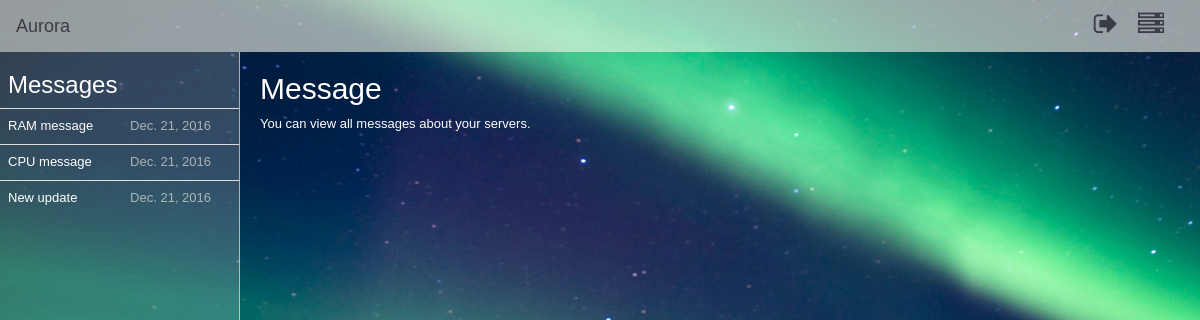
Page /messages/0 (signed in) on the earlier database version.
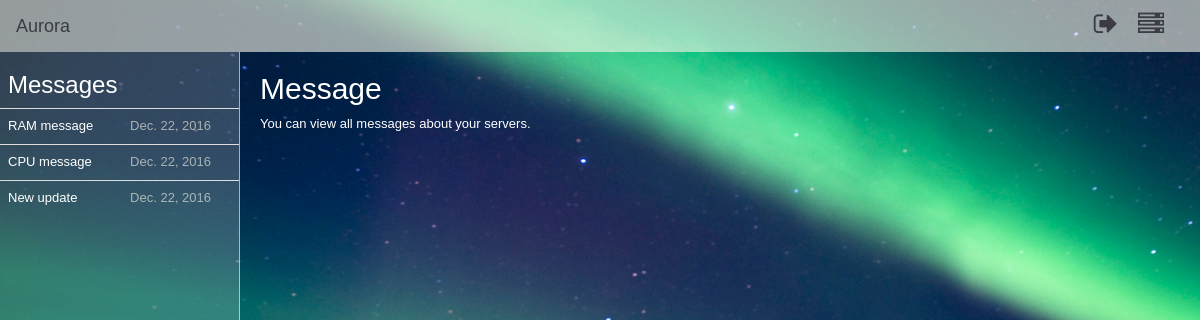
Same page on the later database version.
### AuroraPlus/models.py (models this page shows)
class Messages(models.Model):
    ID = models.AutoField(primary_key=True)
    User_ID = models.TextField(max_length=10)
    Message_Name = models.TextField(max_length=20)
    Message_Text = models.TextField(max_length=500)
    Date_Received = models.DateField(auto_now=True)
    Message_Read = models.BooleanField(default=0)

### AuroraPlus/views.py (the view)
# urls.py: url(r'^messages/(?P<message_id>\w{0,50000})$', views.messages, name='messages'),
def messages(request, message_id):
    current_user = request.user
    user_id = current_user.id
    all_messages = GetMessages.get_messages(user_id)
    select_message = GetMessages.select_message(user_id, message_id)
    message_read = GetMessages.message_read(user_id, message_id)
    return render(request, 'messages.html', {'Messages': all_messages, 'selected_message': select_message,
                                             'message_id': message_id})

### bin/ServerMonitoring/messages.py (called while the page is built)
    @staticmethod
    def get_messages(user_id):
        all_messages = Messages.objects.filter(User_ID=user_id).all()
        print all_messages
        for item in all_messages:
            print item.ID, item.Date_Received
        return all_messages

    @staticmethod
    def select_message(user_id, message_id):
        selected_message = Messages.objects.filter(User_ID=user_id, ID=message_id).all()
        print selected_message
        for item in selected_message:
            print item.ID, item.Date_Received
        return selected_message

    @staticmethod
    def message_read(user_id, message_id):
        print user_id, message_id
        if user_id is None or message_id is None:
            return 'There has been an error.'
        else:
            try:
                message_to_edit = Messages.objects.get(User_ID=user_id, ID=message_id)
                message_to_edit.Message_Read = 1
                message_to_edit.save()
            except:
                return 'There has been an error(2).'
            return True

### templates/messages.html (shortened to what this page needs)
{% load static from staticfiles %}
{% load current_tags %}
<!DOCTYPE html>
<html lang="en">
<head>
    <link rel="stylesheet" type="text/css" href="{% static "bootstrap/css/bootstrap.min.css" %}"/>
    <link rel="stylesheet" type="text/css" href="{% static "fontawesome/css/font-awesome.min.css" %}">
    <link rel="stylesheet" type="text/css" href="{% static "custom/css/navbar.css" %}"/>
    <link rel="stylesheet" type="text/css" href="{% static "custom/css/sidebar.css" %}"/>
    <link rel="stylesheet" type="text/css" href="{% static "custom/css/messages.css" %}"/>
</head>
<body>
{% include 'top.html' %}
<div id="side">
    <h3 class="messages-title">Messages</h3>
    <table class="table">
        {% for message in Messages %}
            {% if message.Message_Read == 0 %}
                <tr class="message unread">
                    <td><b><a href="/messages/{{ message.ID }}">{{ message.Message_Name }}</a></b></td>
                    <td><b>{{ message.Date_Received }}</b></td>
                </tr>
            {% elif message.Message_Read == 1 %}
                <tr class="message read">
                    <td><a href="/messages/{{ message.ID }}">{{ message.Message_Name }}</a></td>
                    <td>{{ message.Date_Received }}</td>
                </tr>
            {% endif %}
        {% endfor %}
    </table>
</div>
<div id="content">
    {% if message_id == "0" %}
        <h2 class="message-title">Message</h2>
        <p class="message-text">You can view all messages about your servers.</p>
    {% else %}
        {% for item in selected_message %}
            <h2 class="message-title">{{ item.Message_Name }}</h2>
            <p class="message-date">{{ item.Date_Received }}</p>
            <p class="message-text">{{ item.Message_Text }}</p>
        {% endfor %}
    {% endif %}
</div>
</body>
</html>

Differences in the rows shown:
changed Messages "RAM message": Date_Received "Dec. 21, 2016" → "Dec. 22, 2016"
changed Messages "CPU message": Date_Received "Dec. 21, 2016" → "Dec. 22, 2016"
changed Messages "New update": Date_Received "Dec. 21, 2016" → "Dec. 22, 2016"
